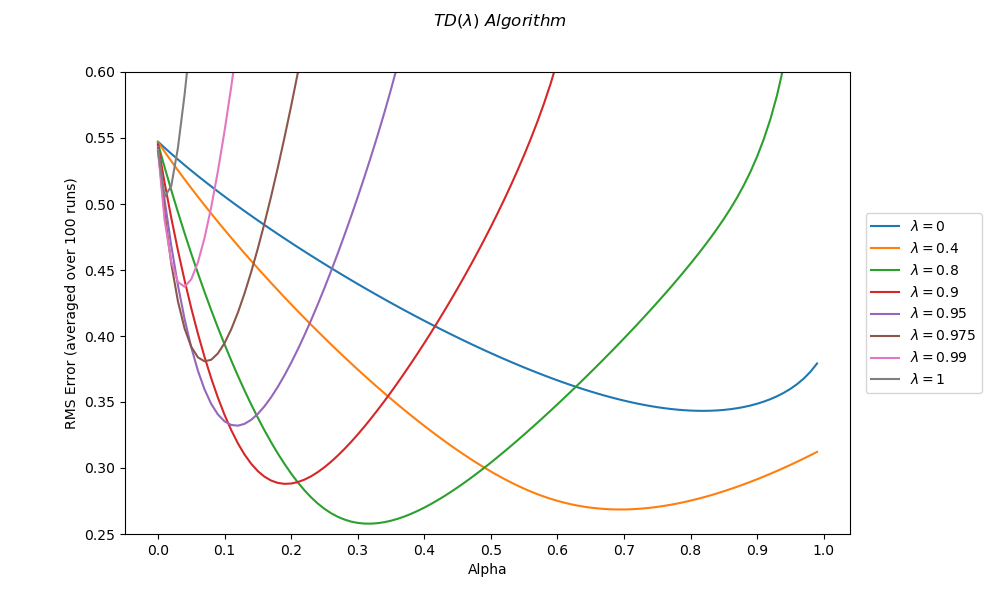

The Python source for this figure:
import numpy as np
from tqdm import tqdm
import matplotlib.pyplot as plt

N=19
gamma=1

def generateEpisode():

	current=(N)//2
	episode=[]

	while(current>=0 and current<N):

		action=np.random.randint(2)
		_current=current

		if action==0:

			current-=1

		else:

			current+=1

		reward=0

		if current==N:

			reward=1

		elif current==-1:

			reward=-1

		episode.append((_current, action, reward))
	
	episode.append((current, 0, 0))

	return episode

def TDLambda(lamda, alpha, episodes):

	value=np.zeros(N)
	trueValue=np.arange(-18,20,2)/20
	errors=0

	for index, episode in enumerate(episodes):

		T=len(episode)

		truncatedReturn=0
		gammaPower=1
		z=np.zeros(N)

		for i in range(T-1):

			state, action, reward=episode[i]

			_state, __, _=episode[i+1]

			_value=0

			if _state>=0 and _state<N:

				_value=value[_state]

			TDerror=reward+gamma*_value-value[state]

			z=z*lamda*gamma
			z[state]+=1

			value=np.add(value, alpha*TDerror*z)
			value=np.minimum(value, 50)

		errors+=np.sqrt(np.sum(np.power(value-trueValue, 2))/N)

	return errors/10

def Main():

	runs=100
	ns=[0, 0.4, 0.8, 0.9, 0.95, 0.975, 0.99, 1]
	alphas=np.arange(0.001, 1.001, 0.01)
	episodes=[[generateEpisode() for i in range(10)] for i in range(runs)]

	finalErrors=np.zeros((10,len(alphas)))

	for a in tqdm(range(len(alphas))):

		alpha=alphas[a]

		errors=np.zeros(10)

		for run in range(runs):

			for j,lamda in enumerate(ns):

				errors[j]+=TDLambda(lamda, alpha, episodes[run])

		errors/=runs

		for j,n in enumerate(ns):

			finalErrors[j, a]=errors[j]

	fig, ax = plt.subplots(1, 1, figsize=(10,6))
	fig.suptitle(r'$TD(\lambda) \  Algorithm$')
	plots=[]
	legends=[]

	for i,n in enumerate(ns):

		plot=ax.plot(finalErrors[i])[0]
		legends.append(r'$\lambda={}$'.format(ns[i]))
		plots.append(plot)

	ax.set_ylim(0.25,0.6)
	ax.set_xticks(np.arange(0,len(alphas)+len(alphas)/10,len(alphas)/10))
	ax.set_xticklabels(np.round(np.arange(0,1.1,0.1),2))
	ax.legend(plots, labels=legends, loc="center right", borderaxespad=-9.5)
	plt.subplots_adjust(right=0.85)
	ax.set_xlabel('Alpha')
	ax.set_ylabel('RMS Error (averaged over {} runs)'.format(runs))
	plt.savefig('figure_12_6.png')
	plt.close()

Main()